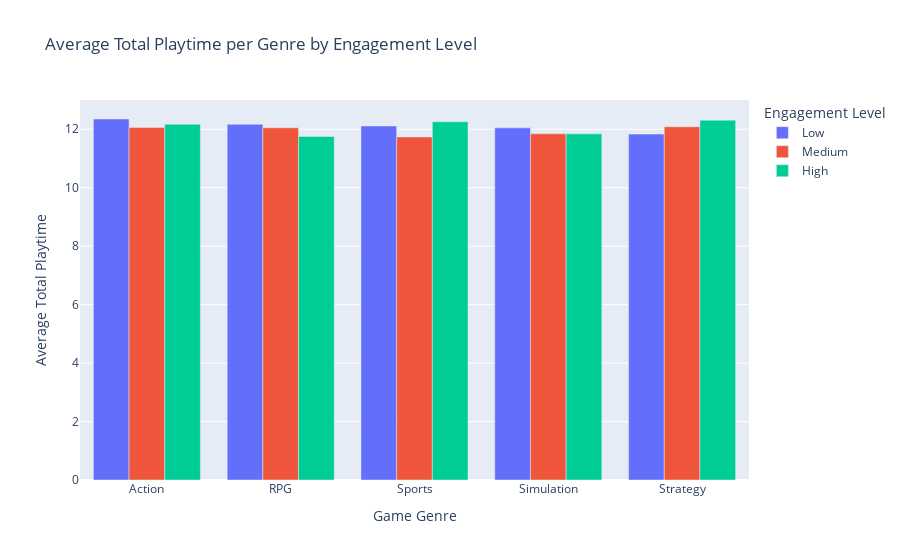
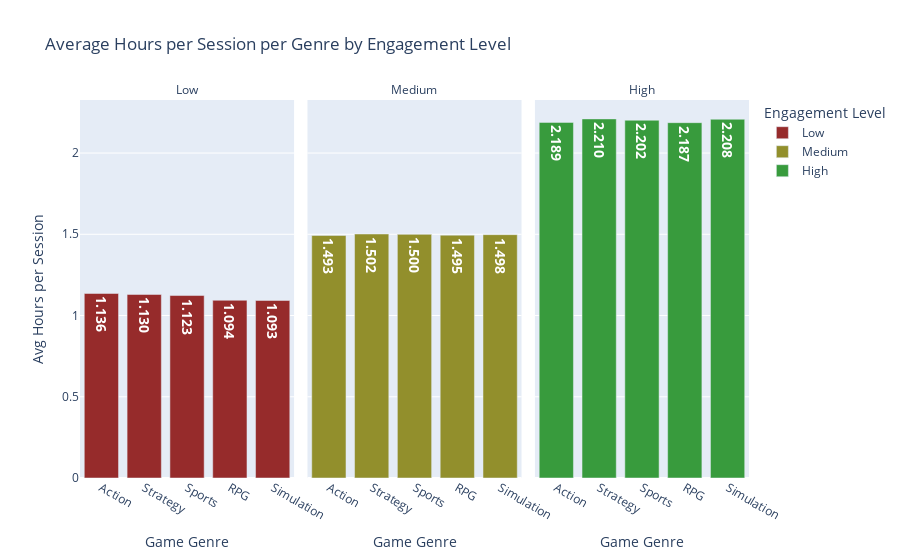
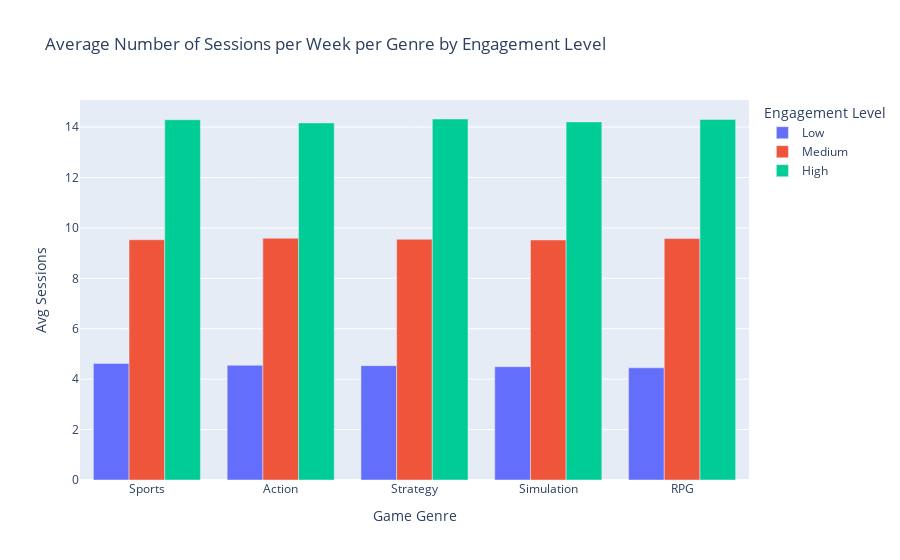
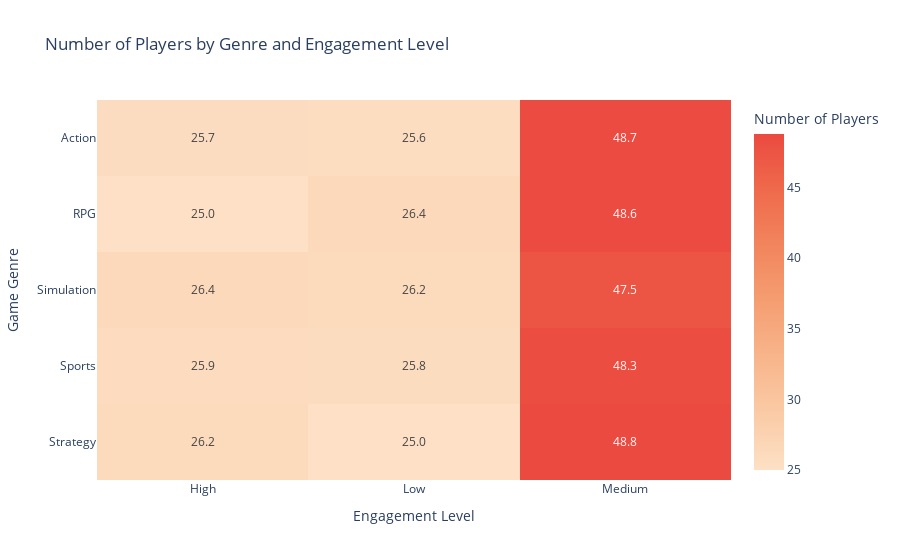

Here is the notebook cell these charts were saved with, in order:
### Code cell
#game time, avg hours per session, session per week in game genres
#game time. hours per sesion and session per week are factors that can influence engagement level directly
def get_avg_hours(avg_mins):
    avg_hrs = avg_mins/60
    return round(avg_hrs,1)

def genres_EDA(df):
    temp_df = pd.DataFrame()
    temp_df[['player_id','play_time','avg_mins','no_session_week','game_diff','genre','engagement_level']] = (df[['PlayerID',
            'PlayTimeHours','AvgSessionDurationMinutes','SessionsPerWeek','GameDifficulty','GameGenre','EngagementLevel']])
    temp_df['avg_hrs'] = temp_df['avg_mins'].apply(get_avg_hours)
    
    #average play time in each genre
    playtime_df = (temp_df.groupby(['genre','engagement_level'])['play_time'].mean().
                   reset_index(name='avg_playtime').sort_values(by='avg_playtime',ascending=False))
    #playtime_df = temp_df.groupby(['genre','game_diff','engagement_level'])['play_time'].mean().reset_index(name='avg_playtime') 
    print(playtime_df)      #similar total playtime hours 11-12 
                            #game difficulties did not influence the average total playtime 11 - 12 hours

    #average hours per session in each genre
    hrs_df = (temp_df.groupby(['genre','engagement_level'])['avg_hrs'].mean().
              reset_index(name='avg_hours_per_session').sort_values(by='avg_hours_per_session',ascending=False))
    print(hrs_df)           #avg_hours_per_session shows a bigger influence with engagement level
                            #2 hours per session are 'high' engagement and values close to 1 are 'low' level
                            #difference across genres are minimal

    #avg number of session per week in each genre
    week_df = (temp_df.groupby(['genre','engagement_level'])['no_session_week'].mean().
              reset_index(name='avg_session_week').sort_values(by='avg_session_week',ascending=False))
    print(week_df)          #avg number of session per week shows a big influence with engagement level 
                            #avg sessions of 14 times are 'high', avg 9 times are 'medium' and avg 4 times are 'low'
                            #difference across genres are minimal

    #grouped bar chart for average play time in each genre
    fig1 = px.bar(playtime_df, x='genre', y='avg_playtime', color='engagement_level', 
                  barmode='group', category_orders={'engagement_level':['Low','Medium','High']},
                  labels={'avg_playtime':'Average Total Playtime','genre':'Game Genre','engagement_level':'Engagement Level'},
                  title='Average Total Playtime per Genre by Engagement Level')
    fig1.show()

    #faceted bar chart for average hours per session in each genre
    colors = {'Low':'#962B2B','Medium':"#928F2C", 'High':"#389B3D"}
    fig2 = px.bar(hrs_df, x='genre', y='avg_hours_per_session', color='engagement_level', facet_col='engagement_level',
                  text='avg_hours_per_session', color_discrete_map=colors,
                  category_orders={'engagement_level':['Low','Medium','High']},
                  labels={'avg_hours_per_session':'Avg Hours per Session','genre':'Game Genre','engagement_level':'Engagement Level'},
                  title='Average Hours per Session per Genre by Engagement Level')
    fig2.update_traces(texttemplate='%{text:.3f}',textfont_color='white',textfont_weight='bold',textfont_size=14)
    fig2.for_each_annotation(lambda a: a.update(text=a.text.replace('Engagement Level=','')))
    fig2.show()

    #grouped bar chart for average number of sessiosn per week
    fig3 = px.bar(week_df, x='genre', y='avg_session_week', color='engagement_level', 
                  barmode='group', category_orders={'engagement_level':['Low','Medium','High']},
                  labels={'avg_session_week':'Avg Sessions', 'genre':'Game Genre', 'engagement_level':'Engagement Level'},
                  title='Average Number of Sessions per Week per Genre by Engagement Level')
    fig3.show()

    #heatmap to show relationship between genre on engagement level
    count_df = temp_df.groupby(['genre','engagement_level'])['player_id'].count().reset_index(name='count')
    pivot = count_df.pivot_table(index='genre', columns='engagement_level', values='count')
    pivot_pct = pivot.div(pivot.sum(axis=1), axis=0) * 100

    fig4 = px.imshow(pivot_pct, text_auto='.1f', color_continuous_scale='peach', aspect='auto',
                     labels={'x':'Engagement Level', 'y':'Genre', 'color':'Number of Players'},
                     title='Number of Players by Genre and Engagement Level')

    fig4.update_layout(xaxis_title='Engagement Level', yaxis_title='Game Genre')
    fig4.show()

genres_EDA(df)

### Figure 1 — Plotly figure (JSON) as saved in the notebook; plotly's stock layout.template omitted (floating-point values rounded to 4 significant figures)
{"data": [{"alignmentgroup": "True", "hovertemplate": "Engagement Level=Low<br>Game Genre=%{x}<br>Average Total Playtime=%{y}<extra></extra>", "legendgroup": "Low", "marker": {"color": "#636efa", "pattern": {"shape": ""}}, "name": "Low", "offsetgroup": "Low", "orientation": "v", "showlegend": true, "textposition": "auto", "type": "bar", "x": ["Action", "RPG", "Sports", "Simulation", "Strategy"], "xaxis": "x", "y": [12.35, 12.17, 12.11, 12.05, 11.83], "yaxis": "y"}, {"alignmentgroup": "True", "hovertemplate": "Engagement Level=Medium<br>Game Genre=%{x}<br>Average Total Playtime=%{y}<extra></extra>", "legendgroup": "Medium", "marker": {"color": "#EF553B", "pattern": {"shape": ""}}, "name": "Medium", "offsetgroup": "Medium", "orientation": "v", "showlegend": true, "textposition": "auto", "type": "bar", "x": ["Strategy", "Action", "RPG", "Simulation", "Sports"], "xaxis": "x", "y": [12.09, 12.06, 12.05, 11.85, 11.74], "yaxis": "y"}, {"alignmentgroup": "True", "hovertemplate": "Engagement Level=High<br>Game Genre=%{x}<br>Average Total Playtime=%{y}<extra></extra>", "legendgroup": "High", "marker": {"color": "#00cc96", "pattern": {"shape": ""}}, "name": "High", "offsetgroup": "High", "orientation": "v", "showlegend": true, "textposition": "auto", "type": "bar", "x": ["Strategy", "Sports", "Action", "Simulation", "RPG"], "xaxis": "x", "y": [12.31, 12.26, 12.17, 11.84, 11.75], "yaxis": "y"}], "layout": {"barmode": "group", "legend": {"title": {"text": "Engagement Level"}, "tracegroupgap": 0}, "title": {"text": "Average Total Playtime per Genre by Engagement Level"}, "xaxis": {"anchor": "y", "domain": [0, 1], "title": {"text": "Game Genre"}}, "yaxis": {"anchor": "x", "domain": [0, 1], "title": {"text": "Average Total Playtime"}}}}

### Figure 2 — Plotly figure (JSON) as saved in the notebook; plotly's stock layout.template omitted (floating-point values rounded to 4 significant figures)
{"data": [{"hovertemplate": "Engagement Level=Low<br>Game Genre=%{x}<br>Avg Hours per Session=%{text}<extra></extra>", "legendgroup": "Low", "marker": {"color": "#962B2B", "pattern": {"shape": ""}}, "name": "Low", "orientation": "v", "showlegend": true, "text": [1.136, 1.13, 1.123, 1.094, 1.093], "textfont": {"color": "white", "size": 14, "weight": "bold"}, "textposition": "auto", "texttemplate": "%{text:.3f}", "type": "bar", "x": ["Action", "Strategy", "Sports", "RPG", "Simulation"], "xaxis": "x", "y": [1.136, 1.13, 1.123, 1.094, 1.093], "yaxis": "y"}, {"hovertemplate": "Engagement Level=Medium<br>Game Genre=%{x}<br>Avg Hours per Session=%{text}<extra></extra>", "legendgroup": "Medium", "marker": {"color": "#928F2C", "pattern": {"shape": ""}}, "name": "Medium", "orientation": "v", "showlegend": true, "text": [1.502, 1.5, 1.498, 1.495, 1.493], "textfont": {"color": "white", "size": 14, "weight": "bold"}, "textposition": "auto", "texttemplate": "%{text:.3f}", "type": "bar", "x": ["Strategy", "Sports", "Simulation", "RPG", "Action"], "xaxis": "x2", "y": [1.502, 1.5, 1.498, 1.495, 1.493], "yaxis": "y2"}, {"hovertemplate": "Engagement Level=High<br>Game Genre=%{x}<br>Avg Hours per Session=%{text}<extra></extra>", "legendgroup": "High", "marker": {"color": "#389B3D", "pattern": {"shape": ""}}, "name": "High", "orientation": "v", "showlegend": true, "text": [2.21, 2.208, 2.202, 2.189, 2.187], "textfont": {"color": "white", "size": 14, "weight": "bold"}, "textposition": "auto", "texttemplate": "%{text:.3f}", "type": "bar", "x": ["Strategy", "Simulation", "Sports", "Action", "RPG"], "xaxis": "x3", "y": [2.21, 2.208, 2.202, 2.189, 2.187], "yaxis": "y3"}], "layout": {"annotations": [{"font": {}, "showarrow": false, "text": "Low", "x": 0.16, "xanchor": "center", "xref": "paper", "y": 1, "yanchor": "bottom", "yref": "paper"}, {"font": {}, "showarrow": false, "text": "Medium", "x": 0.5, "xanchor": "center", "xref": "paper", "y": 1, "yanchor": "bottom", "yref": "paper"}, {"font": {}, "showarrow": false, "text": "High", "x": 0.84, "xanchor": "center", "xref": "paper", "y": 1, "yanchor": "bottom", "yref": "paper"}], "barmode": "relative", "legend": {"title": {"text": "Engagement Level"}, "tracegroupgap": 0}, "title": {"text": "Average Hours per Session per Genre by Engagement Level"}, "xaxis": {"anchor": "y", "domain": [0, 0.32], "title": {"text": "Game Genre"}}, "xaxis2": {"anchor": "y2", "domain": [0.34, 0.66], "matches": "x", "title": {"text": "Game Genre"}}, "xaxis3": {"anchor": "y3", "domain": [0.68, 1.0], "matches": "x", "title": {"text": "Game Genre"}}, "yaxis": {"anchor": "x", "domain": [0, 1], "title": {"text": "Avg Hours per Session"}}, "yaxis2": {"anchor": "x2", "domain": [0, 1], "matches": "y", "showticklabels": false}, "yaxis3": {"anchor": "x3", "domain": [0, 1], "matches": "y", "showticklabels": false}}}

### Figure 3 — Plotly figure (JSON) as saved in the notebook; plotly's stock layout.template omitted (floating-point values rounded to 4 significant figures)
{"data": [{"alignmentgroup": "True", "hovertemplate": "Engagement Level=Low<br>Game Genre=%{x}<br>Avg Sessions=%{y}<extra></extra>", "legendgroup": "Low", "marker": {"color": "#636efa", "pattern": {"shape": ""}}, "name": "Low", "offsetgroup": "Low", "orientation": "v", "showlegend": true, "textposition": "auto", "type": "bar", "x": ["Sports", "Action", "Strategy", "Simulation", "RPG"], "xaxis": "x", "y": [4.625, 4.549, 4.535, 4.495, 4.45], "yaxis": "y"}, {"alignmentgroup": "True", "hovertemplate": "Engagement Level=Medium<br>Game Genre=%{x}<br>Avg Sessions=%{y}<extra></extra>", "legendgroup": "Medium", "marker": {"color": "#EF553B", "pattern": {"shape": ""}}, "name": "Medium", "offsetgroup": "Medium", "orientation": "v", "showlegend": true, "textposition": "auto", "type": "bar", "x": ["Action", "RPG", "Strategy", "Sports", "Simulation"], "xaxis": "x", "y": [9.591, 9.576, 9.548, 9.529, 9.521], "yaxis": "y"}, {"alignmentgroup": "True", "hovertemplate": "Engagement Level=High<br>Game Genre=%{x}<br>Avg Sessions=%{y}<extra></extra>", "legendgroup": "High", "marker": {"color": "#00cc96", "pattern": {"shape": ""}}, "name": "High", "offsetgroup": "High", "orientation": "v", "showlegend": true, "textposition": "auto", "type": "bar", "x": ["Strategy", "RPG", "Sports", "Simulation", "Action"], "xaxis": "x", "y": [14.32, 14.3, 14.29, 14.2, 14.16], "yaxis": "y"}], "layout": {"barmode": "group", "legend": {"title": {"text": "Engagement Level"}, "tracegroupgap": 0}, "title": {"text": "Average Number of Sessions per Week per Genre by Engagement Level"}, "xaxis": {"anchor": "y", "domain": [0, 1], "title": {"text": "Game Genre"}}, "yaxis": {"anchor": "x", "domain": [0, 1], "title": {"text": "Avg Sessions"}}}}

### Figure 4 — Plotly figure (JSON) as saved in the notebook; plotly's stock layout.template omitted (floating-point values rounded to 4 significant figures)
{"data": [{"coloraxis": "coloraxis", "hovertemplate": "Engagement Level: %{x}<br>Genre: %{y}<br>Number of Players: %{z}<extra></extra>", "name": "0", "texttemplate": "%{z:.1f}", "type": "heatmap", "x": ["High", "Low", "Medium"], "xaxis": "x", "y": ["Action", "RPG", "Simulation", "Sports", "Strategy"], "yaxis": "y", "z": [[25.67, 25.61, 48.71], [25.0, 26.37, 48.63], [26.36, 26.16, 47.49], [25.88, 25.77, 48.35], [26.17, 25.04, 48.79]]}], "layout": {"coloraxis": {"colorbar": {"title": {"text": "Number of Players"}}, "colorscale": [[0, "rgb(253, 224, 197)"], [0.1667, "rgb(250, 203, 166)"], [0.3333, "rgb(248, 181, 139)"], [0.5, "rgb(245, 158, 114)"], [0.6667, "rgb(242, 133, 93)"], [0.8333, "rgb(239, 106, 76)"], [1, "rgb(235, 74, 64)"]]}, "title": {"text": "Number of Players by Genre and Engagement Level"}, "xaxis": {"anchor": "y", "domain": [0, 1], "title": {"text": "Engagement Level"}}, "yaxis": {"anchor": "x", "autorange": "reversed", "domain": [0, 1], "title": {"text": "Game Genre"}}}}
